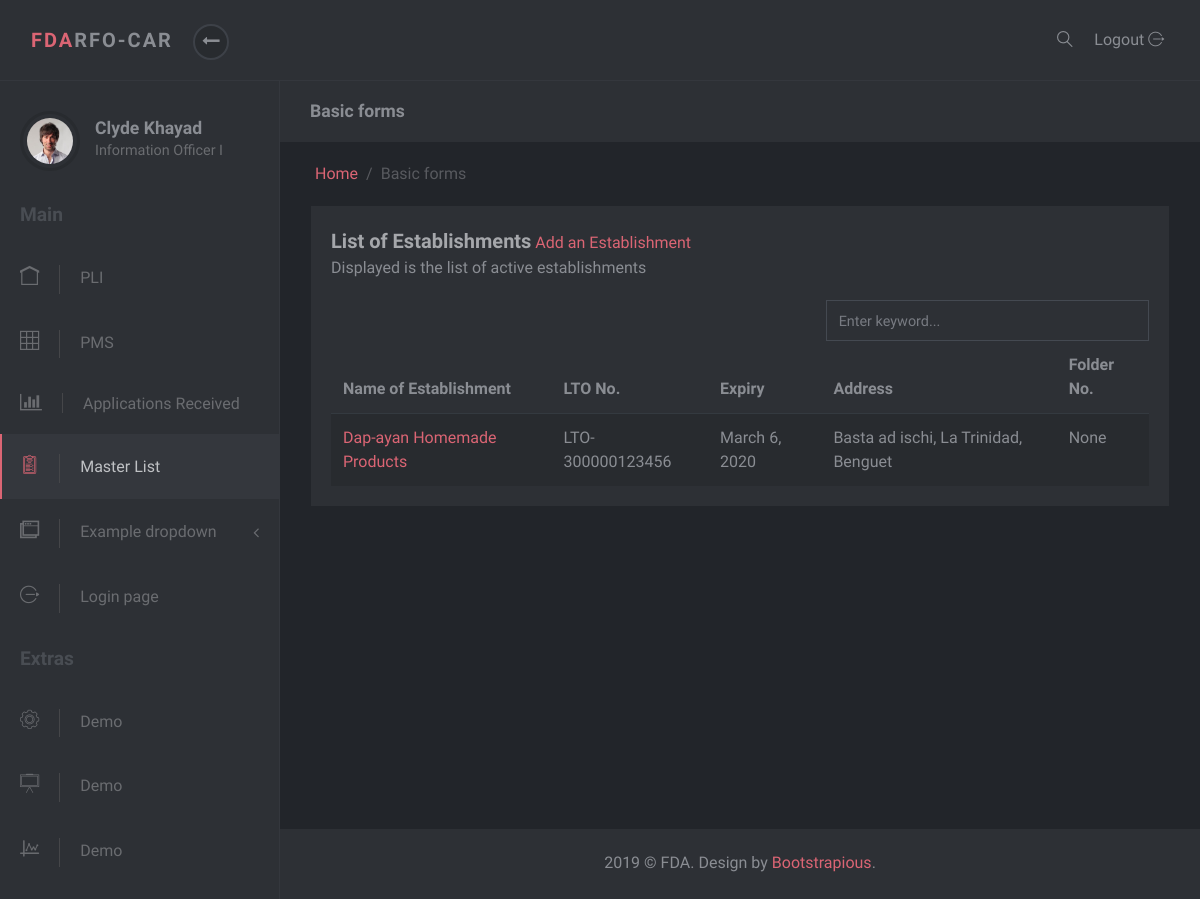
Page /masterlist/ on the earlier database version.
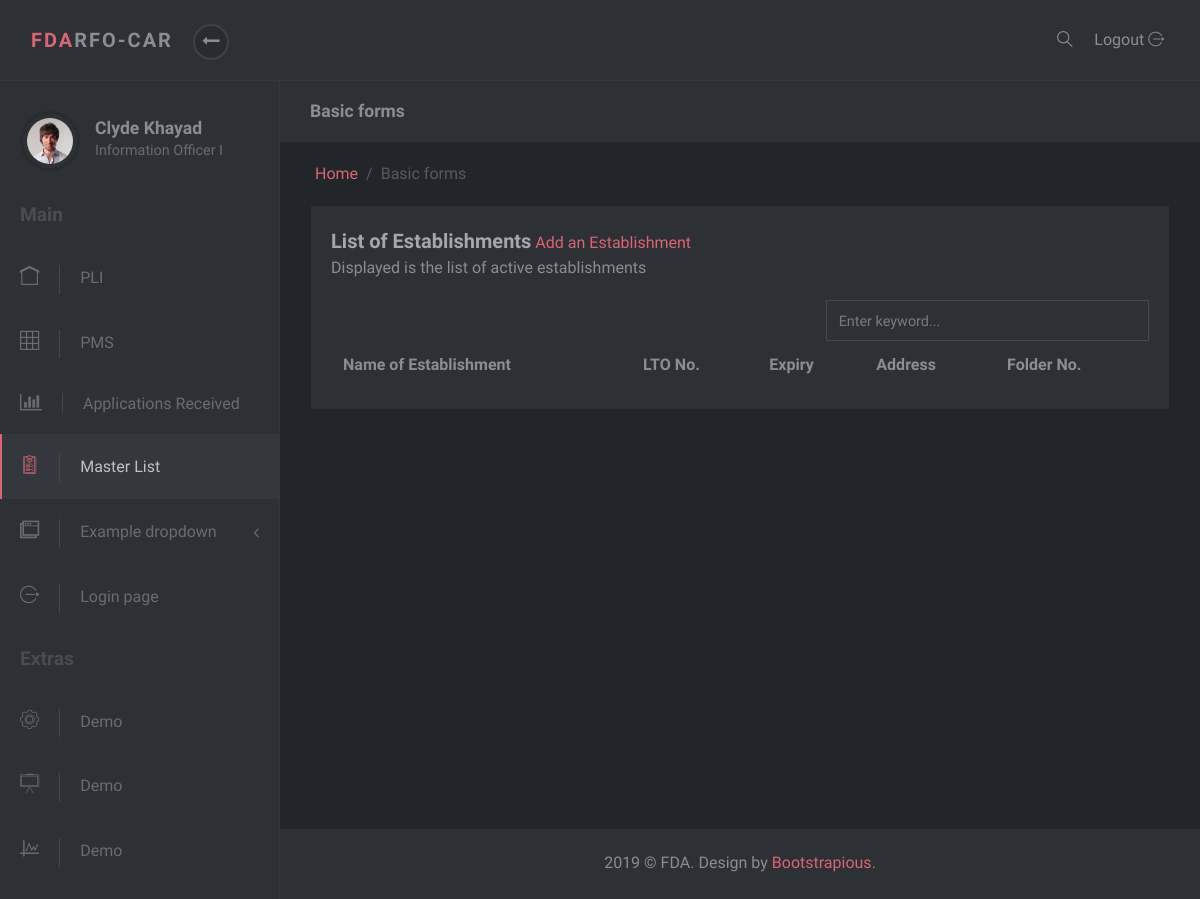
Same page on the later database version.
### masterlist/models.py (models this page shows, shortened)
class Establishment(models.Model):
    date_modified = models.DateTimeField('date modified', default=timezone.now)
    application = models.CharField(max_length=1, choices=constants.APPLICATIONS)
    name = models.CharField(max_length=60)
    product_type = models.ForeignKey(ProductType, on_delete=models.SET_NULL, null=True)
    center = models.CharField(max_length=6, choices=constants.CENTERS)
    primary_activity = models.ForeignKey(PrimaryActivity, on_delete=models.CASCADE, null=True)
    specific_activity = models.ManyToManyField(SpecificActivity)
    additional_activity = models.ForeignKey(AdditionalActivity, on_delete=models.SET_NULL, null=True)
    product_line = models.ForeignKey(ProductLine, on_delete=models.SET_NULL, null=True, blank=True)
    remarks = models.CharField(max_length=100, null=True, blank=True)
    status = models.CharField(max_length=8, choices=constants.EST_STATUS, null=True, default="Active")
    folder_id = models.CharField(max_length=10, null=True, verbose_name="Folder Number")

class Lto(models.Model):
    establishment = models.OneToOneField(Establishment, on_delete=models.CASCADE, null=True)
    issuance = models.DateTimeField('date issued')
    lto_number = models.CharField(max_length=20)
    expiry = models.DateTimeField('expiry date')

class Address(models.Model):
    address = models.CharField(max_length=50)
    region = models.ForeignKey(Region, on_delete=models.SET_NULL, null=True)
    province = models.ForeignKey(Province, on_delete=models.SET_NULL, null=True)
    municipality_or_city = models.ForeignKey(CityOrMunicipality, on_delete=models.SET_NULL, null=True)
    def full_address(self):
        return self.address + ', ' + self.municipality_or_city.name + ', ' + self.province.name

class CityOrMunicipality(models.Model):
    name = models.CharField(max_length=30)
    province = models.ForeignKey(Province, on_delete=models.CASCADE)

class Province(models.Model):
    name = models.CharField(max_length=30)
    region = models.ForeignKey(Region, on_delete=models.SET_NULL, null=True)

### masterlist/views.py (the view)
# urls.py: path('', EstablishmentListView.as_view(), name='index'),
class EstablishmentListView(ListView):
    template_name = 'masterlist/index.html'
    context_object_name = 'est_list'
    def get_queryset(self):
        return Establishment.objects.all()

### masterlist/templates/masterlist/index.html (shortened to what this page needs)
{% extends 'masterlist/partial/base.html' %}
{% block content %}
<div class="row">
    <div class="col-lg-12">
        <div class="block">
            <div class="title">
                <strong>List of Establishments</strong>  <a href="{% url 'admin:masterlist_establishment_add' %}" target="_blank">Add an Establishment</a>
                <span class="d-block">Displayed is the list of active establishments</span>
            </div>
            <div class="row">
                <div class="col-md-7">
                </div>
                <div class="col-md-5">
                    <input type="text" class="form-control " placeholder="Enter keyword...">
                </div>
            </div>
            <div class="block-body">
                <div class="table-responsive">
                    <table class="table table-striped table-hover">
                        <thead>
                        <tr>
                            <th>Name of Establishment</th>
                            <th>LTO No.</th>
                            <th>Expiry</th>
                            <th>Address</th>
                            <th>Folder No.</th>
                        </tr>
                        </thead>
                        <tbody>
                        {% for est in est_list %}
                        <tr>
                            <td><a href="{% url 'masterlist:est-detail' est.id %}">{{est.name}}</a></td>
                            <td>{{est.lto.lto_number}}</td>
                            <td>{{est.lto.expiry.date}}</td>
                            <td>{{est.plantaddress.full_address}}</td>
                            <td>{{est.folder_id}}</td>
                        </tr>
                        {% endfor %}
                        </tbody>
                    </table>
                </div>
            </div>
        </div>
    </div>
</div>
{% endblock %}

### masterlist/templates/masterlist/partial/base.html (shortened to what this page needs)
<!DOCTYPE html>
<html>
<head>
    {% load static %}
    <link rel="stylesheet" href="{% static 'darkadmin/vendor/bootstrap/css/bootstrap.min.css' %}">
    <link rel="stylesheet" href="{% static 'darkadmin/vendor/font-awesome/css/font-awesome.min.css' %}">
    <link rel="stylesheet" href="{% static 'darkadmin/css/font.css' %}">
    <link rel="stylesheet" href="{% static 'darkadmin/css/style.default.css' %}" id="theme-stylesheet">
    <link rel="stylesheet" href="{% static 'darkadmin/css/custom.css' %}">
    <link rel="stylesheet" href="{% static 'masterlist/mystyle.css' %}">
</head>
<body>
<header class="header">
    <nav class="navbar navbar-expand-lg">
        <div class="container-fluid d-flex align-items-center justify-content-between">
            <div class="navbar-header">
                <a href="index.html" class="navbar-brand">
                <div class="brand-text brand-big visible text-uppercase"><strong class="text-primary">FDA</strong><strong>RFO-CAR</strong></div>
                <div class="brand-text brand-sm"><strong class="text-primary">D</strong><strong>A</strong></div></a>
                <button class="sidebar-toggle"><i class="fa fa-long-arrow-left"></i></button>
            </div>
            <div class="right-menu list-inline no-margin-bottom">
                <div class="list-inline-item"><a href="#" class="search-open nav-link"><i class="icon-magnifying-glass-browser"></i></a></div>
                <div class="list-inline-item logout">
                    <a id="logout" href="login.html" class="nav-link"> <span class="d-none d-sm-inline">Logout </span><i class="icon-logout"></i></a>
                </div>
            </div>
        </div>
    </nav>
</header>
<div class="d-flex align-items-stretch">
    {% include 'masterlist/partial/sidebar.html' %}
    <div class="page-content">
        <div class="page-header no-margin-bottom">
            <div class="container-fluid">
                <h2 class="h5 no-margin-bottom">Basic forms</h2>
            </div>
        </div>
        <div class="container-fluid">
            <ul class="breadcrumb">
                <li class="breadcrumb-item"><a href="index.html">Home</a></li>
                <li class="breadcrumb-item active">Basic forms        </li>
            </ul>
        </div>
        <section class="no-padding-top">
            <div class="container-fluid">
                {% block content %}
                {% endblock %}
            </div>
        </section>
        <footer class="footer">
            <div class="footer__block block no-margin-bottom">
                <div class="container-fluid text-center">
                    <p class="no-margin-bottom">2019 &copy; FDA. Design by <a href="https://bootstrapious.com/p/bootstrap-4-dark-admin">Bootstrapious</a>.</p>
                </div>
            </div>
        </footer>
    </div>
</div>
</body>
</html>

### masterlist/templates/masterlist/partial/sidebar.html (shortened to what this page needs)
{% block sidebar %}
<nav id="sidebar">
    <div class="sidebar-header d-flex align-items-center">
        <div class="avatar">
            <img src="/static/darkadmin/img/avatar-6.jpg" alt="..." class="img-fluid rounded-circle">
        </div>
        <div class="title">
            <h1 class="h5">Clyde Khayad</h1>
            <p>Information Officer I</p>
        </div>
    </div>
    <span class="heading">Main</span>
    <ul class="list-unstyled">
        <li><a href="index.html"> <i class="icon-home"></i>PLI </a></li>
        <li><a href="tables.html"> <i class="icon-grid"></i>PMS </a></li>
        <li><a href="charts.html"> <i class="fa fa-bar-chart"></i>Applications Received </a></li>
        <li class="active"><a href="{% url 'masterlist:index' %}"> <i class="icon-padnote"></i>Master List </a></li>
        <li><a href="#exampledropdownDropdown" aria-expanded="false" data-toggle="collapse"> <i class="icon-windows"></i>Example dropdown </a>
        </li>
        <li><a href="login.html"> <i class="icon-logout"></i>Login page </a></li>
    </ul><span class="heading">Extras</span>
    <ul class="list-unstyled">
        <li> <a href="#"> <i class="icon-settings"></i>Demo </a></li>
        <li> <a href="#"> <i class="icon-writing-whiteboard"></i>Demo </a></li>
        <li> <a href="#"> <i class="icon-chart"></i>Demo </a></li>
    </ul>
</nav>
{% endblock %}

### masterlist/static/masterlist/mystyle.css (style rules this page uses)
ul { list-style-type: none; }

Differences in the rows shown:
removed Establishment: name "Dap-ayan Homemade Products", lto.lto_number "LTO-300000123456", lto.expiry "March 6, 2020", plantaddress.full_address "Basta ad ischi, La Trinidad, Benguet", folder_id "None"
